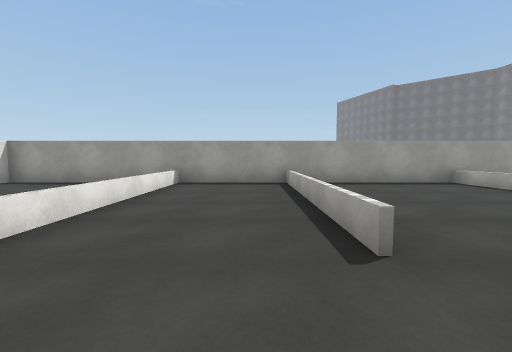
[1] (above)

14 first-person views from a walk through a Unity game level. The camera is 1.2 m above the floor, tilts 4° down and sees 90° across. The floor is counted in squares, 2 m on a side. Each view is taken from the middle of a square. On the plan, view 1 faces up. The plan holds only what a view shows up to about 9 squares ahead; the rest is blank. The place goes on beyond the plan. The player is left out. Some animated figures are left out. Surface patterns are stand-ins for the level's own textures.

[2]
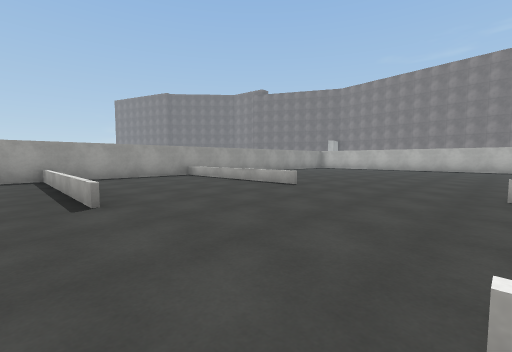

[3]
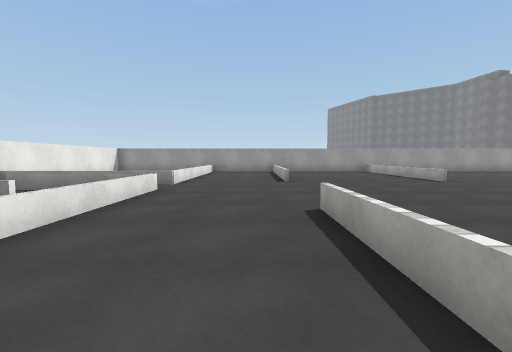

[4]
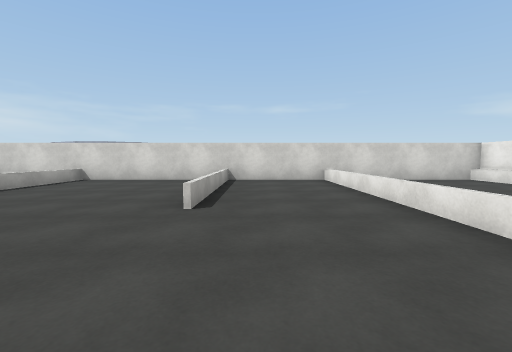

[5]
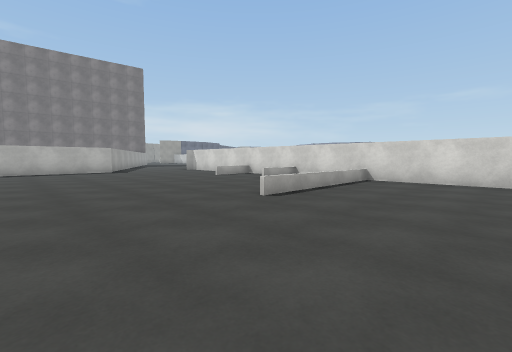

[6]
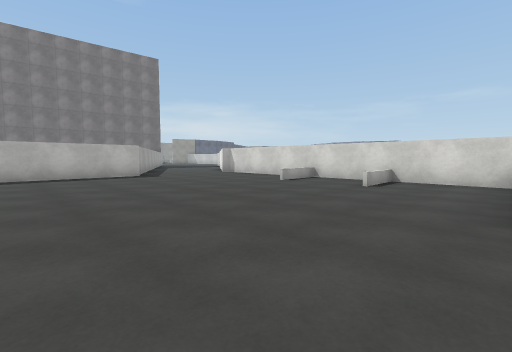

[7]
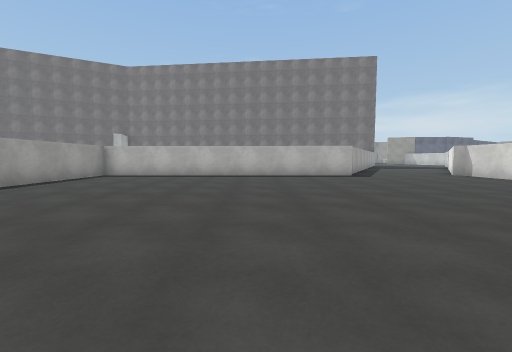

[8]
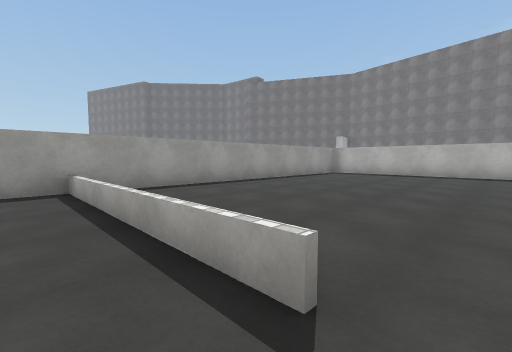

[9]
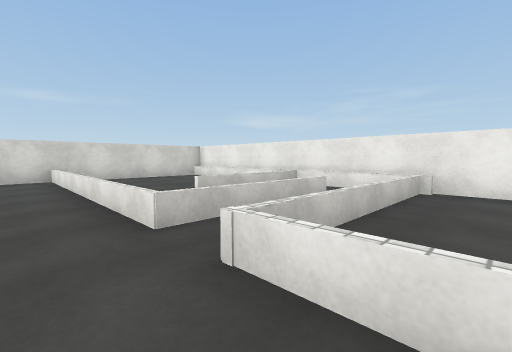

[10]
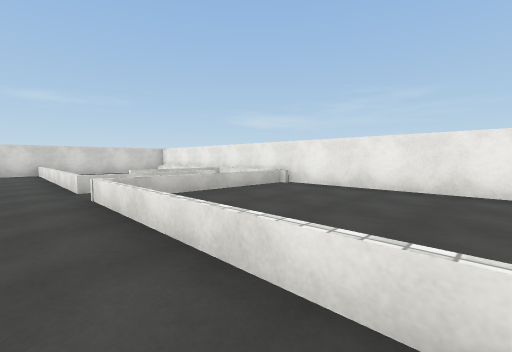

[11]
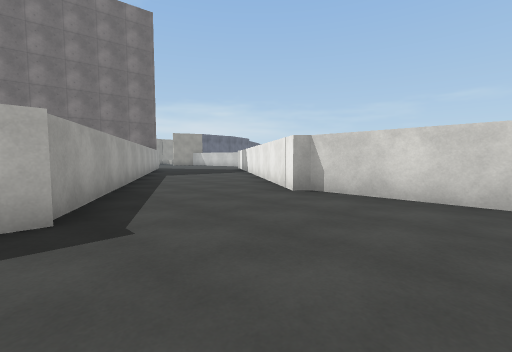

[12]
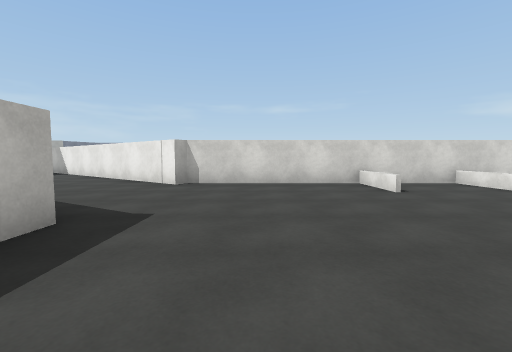

[13]
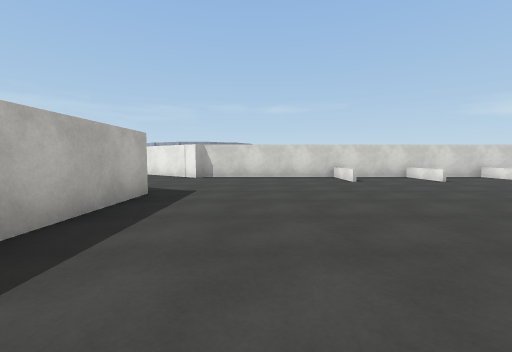

[14]
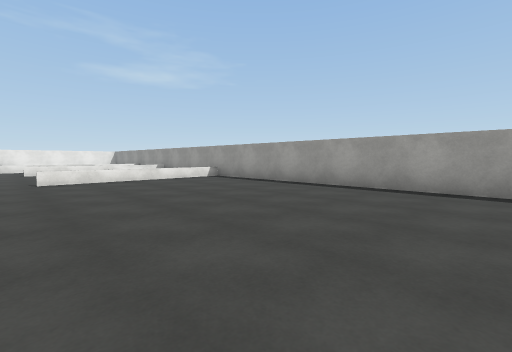

### Floor plan
Ten units are one square. View 1 is at (0, 0); x grows to the right and y downward. Boxes are objects, and circles mark ways between rooms. Rooms are numbered by the first view taken in them; rooms with no view inside come last. Other rooms are left out.
<svg viewBox="-67 -69 258 164">
<path fill="none" stroke="#000" d="M138 24 139 -63 -21 -63M138 58 183 90M-20 61 138 61M186 48 141 23M48 -15 48 -64M72 45 72 61 72 45M95 45 95 60M49 50 49 61M94 58 94 45M48 61 48 19M49 -62 49 -15M8 -26 8 -15 8 -62M8 61 8 19M-19 1 -19 61M-19 -62 -19 -8M-21 -63 -61 -63 -62 4M-60 -9 -19 -9M-62 4 -62 61 -20 61M-59 18 -59 61"/>
<text x="70" y="0">1</text>
<text x="-40" y="-40">2</text>
<text x="-40" y="40">3</text>
</svg>

Where each view was taken, in squares from view 1:
view 1: 0 up, 0 right, facing up
view 2: 2 down, 0 right, facing up-right
view 3: 5 down, 0 right, facing up
view 4: 1 up, 0 right, facing down
view 5: 1 up, 2 right, facing down-right
view 6: 1 up, 5 right, facing down-right
view 7: 1 up, 5 right, facing right
view 8: 1 up, 4 right, facing up-right
view 9: 2 up, 1 left, facing down-left
view 10: 5 up, 1 left, facing down-left
view 11: 2 down, 11 right, facing down-right
view 12: 0 up, 12 right, facing down
view 13: 2 up, 12 right, facing down
view 14: 1 up, 12 right, facing up-left
